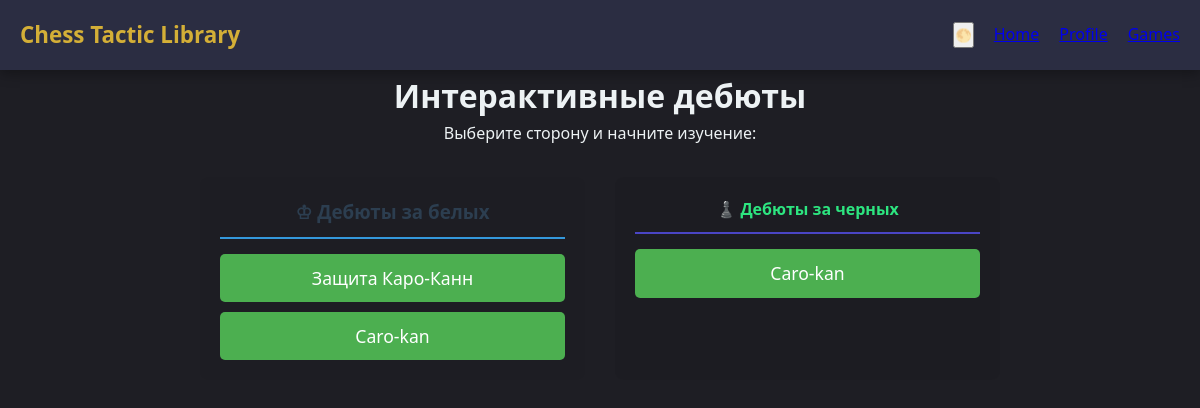
The page /game/ on the database as committed earlier.
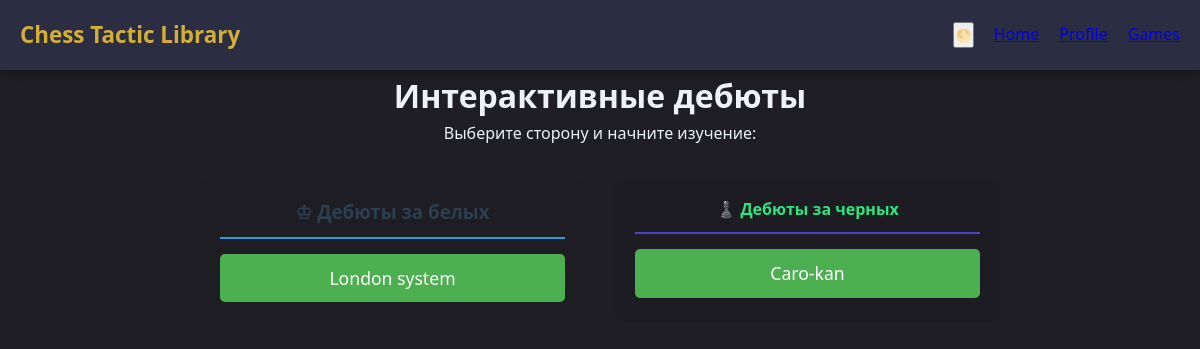
The same page on the database as committed later.
### Chess_Tactic_library/models.py (models this page shows, shortened)
class ChessTactic(models.Model):
    COLOR_CHOICES = [
        ('white', 'За белых'),
        ('black', 'За черных'),
    ]
    title = models.CharField(max_length=200, verbose_name='Название дебюта')
    color = models.CharField(
        max_length=10, choices=COLOR_CHOICES, default='white', verbose_name='Цвет'
    )
    fen = models.CharField(
        max_length=100,
        default='rnbqkbnr/pppppppp/8/8/8/8/PPPPPPPP/RNBQKBNR w KQkq - 0 1',
    )
    moves_sequence = models.JSONField(verbose_name='Последовательность ходов', default=list)
    description = models.TextField(blank=True, verbose_name='Описание')

### Chess_Tactic_library/views.py (the view)
# urls.py: path('game/', views.chess_board_view, name='chess_board'),
def chess_board_view(request):
  white_tactics = ChessTactic.objects.filter(color='white')
  black_tactics = ChessTactic.objects.filter(color='black')
  context = {'white_tactics': white_tactics, 'black_tactics': black_tactics}
  return render(
      request, 'board.html', context
  )

### templates/board.html
{% extends 'header.html' %}
{% load static %}
{% block content %}
<div class="chess-wrapper" style="max-width: 800px; margin: 0 auto; text-align: center;">
    <h1>Интерактивные дебюты</h1>
    <p>Выберите сторону и начните изучение:</p>
    <div style="display: flex; justify-content: space-around; gap: 30px; margin-top: 30px; flex-wrap: wrap;">
        <div style="flex: 1; min-width: 300px; background: rgba(0,0,0,0.03); padding: 20px; border-radius: 8px;">
            <h3 style="color: #2c3e50; border-bottom: 2px solid #3498db; padding-bottom: 10px;">♔ Дебюты за белых</h3>
            <div style="display: flex; flex-direction: column; gap: 10px; margin-top: 15px;">
                {% for tactic in white_tactics %}
                <a href="{% url 'tactic_detail' tactic.pk %}" class="chess-btn" style="text-decoration: none; display: block;">
                    {{ tactic.title }}
                </a>
                {% empty %}
                    <p style="color: #7f8c8d; font-size: 0.9em;">Пока нет дебютов за белых</p>
                {% endfor %}
            </div>
        </div>
        <div style="flex: 1; min-width: 300px; background: rgba(0,0,0,0.05); padding: 20px; border-radius: 8px;">
            <h4 style="color: #2de580; border-bottom: 2px solid #4a45c5; padding-bottom: 10px;">♟️ Дебюты за черных</h4>
            <div style="display: flex; flex-direction: column; gap: 15px; margin-top: 15px;">
                {% for tactic in black_tactics %}
                    <a href="{% url 'tactic_detail' tactic.pk %}" class="chess-btn" style="text-decoration: none; display: block;">
                        {{ tactic.title }}
                    </a>
                {% empty %}
                    <p style="color: #8d99ae; font-size: 0.9em;">Пока нет дебютов за черных</p>
                {% endfor %}
            </div>
        </div>
    </div>
</div>
{% endblock %}

### templates/header.html (shortened to what this page needs)
{% load static %}
<!DOCTYPE html>
<html>
    <head>
        <link rel="stylesheet" href="https://unpkg.com/@chrisoakman/chessboardjs@1.0.0/dist/chessboard-1.0.0.min.css">
        <link rel="stylesheet" href="{% static 'css/profile.css' %}">
        <link rel="stylesheet" href="{% static 'css/header.css' %}">
        <link rel="stylesheet" href="{% static 'css/tactic_detail.css' %}">
        <link rel="stylesheet" href="{% static 'css/board.css' %}">
    </head>
<body>
    <header class="header">
        <div class="container header-inner">
            <div class="logo">Chess Tactic Library</div>
            <nav class="menu">
                <button id="theme-toggle" class="theme-btn" title="Сменить тему">🌕</button>
                <a href="{% url 'Main' %}">Home</a>
                <a href="{% url 'Profile' %}">Profile</a>
                <a href="{% url 'chess_board' %}">Games</a>
            </nav>
        </div>
    </header>
    {% block content %}
    {% endblock %}
</body>
</html>

### static/css/header.css (style rules this page uses)
* { margin: 0; padding: 0; box-sizing: border-box; }
:root { --bg-color: #1e1e24; --card-bg: #2b2d42; --text-primary: #edf2f4; --text-secondary: #8d99ae; --gold-accent: #d4af37; }
.chess-btn { display: inline-block; padding: 10px 20px; font-size: 1.1em; cursor: pointer; background-color: #4CAF50; color: white; border: none; border-radius: 5px; text-decoration: none; transition: background-color 0.2s; box-sizing: border-box; }
body { font-family: 'Segoe UI', Tahoma, Geneva, Verdana, sans-serif; background-color: var(--bg-color); color: var(--text-primary); line-height: 1.6; min-height: 100vh; transition: background-color 0.3s ease, color 0.3s ease; }
.container { max-width: 1200px; margin: 0 auto; padding: 0 20px; }
.header { background-color: var(--card-bg); box-shadow: 0 4px 12px rgba(0, 0, 0, 0.3); position: sticky; top: 0; z-index: 100; }
.header-inner { display: flex; justify-content: space-between; align-items: center; height: 70px; }
.logo { font-size: 1.4rem; font-weight: 700; color: var(--gold-accent); display: flex; align-items: center; gap: 8px; }
.menu { display: flex; gap: 20px; }

### static/css/tactic_detail.css (style rules this page uses)
:root { --sidebar-bg: rgba(255, 255, 255, 0.05); --border-color: #444; --text-color: #fff; --scroll-bg: rgba(0, 0, 0, 0.2); --move-num-color: #95a5a6; --accent-line: #1787d1; }
.chess-btn { padding: 10px 20px; font-size: 1.1em; cursor: pointer; background-color: #4CAF50; color: white; border: none; border-radius: 5px; transition: background-color 0.2s; text-decoration: none; box-sizing: border-box; }

Rows that differ between the two databases and show on the page:
removed ChessTactic: title "Защита Каро-Канн", shown under "♔ Дебюты за белых"
removed ChessTactic: title "Caro-kan", shown under "♔ Дебюты за белых"
added ChessTactic: title "London system", shown under "♔ Дебюты за белых"
